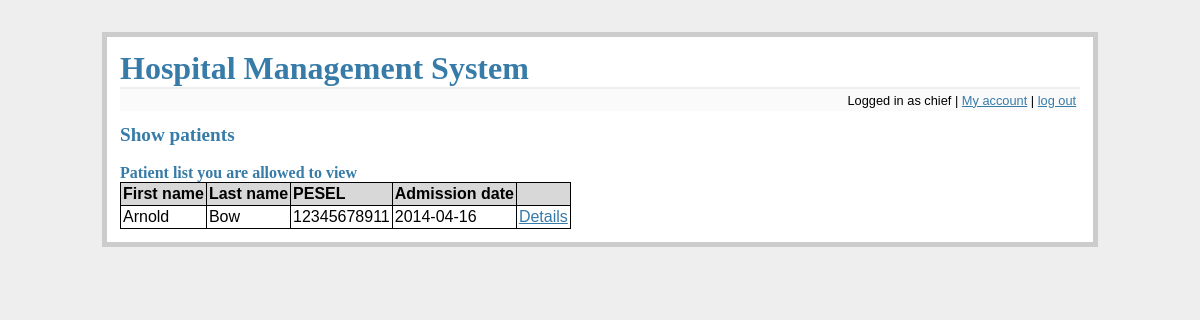
Page /show_patients (signed in) on the earlier database version.
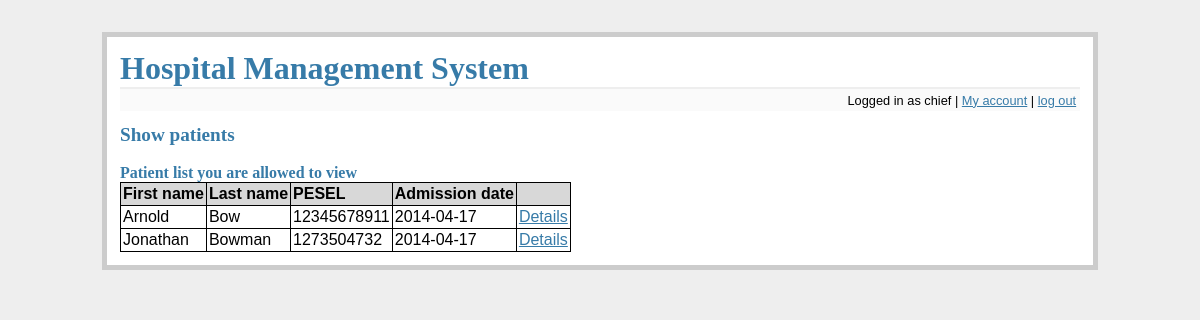
Same page on the later database version.
### tables this page shows
CREATE TABLE patients (
    pesel integer primary key,
    fname text not null,
    lname text not null,
    birth date not null
);

CREATE TABLE files (
    id integer primary key autoincrement,
    patient_pesel integer not null,
    admission_d date not null,
    discharge_d date,
    
    foreign key(patient_pesel) references patients(pesel)
);

### flaskr.py (the view)
@app.route('/show_patients', methods=['GET'])
def show_patients():
    error = None
    db = get_db()
    position = get_position(db, session['username'])
    if 'logged_in' not in session or not session['logged_in'] or position not in ['Admin', 'Head physician', 'Doctor', 'Nurse']:
        flash('You do not have rights to access this part of website')
        return redirect(url_for('main_screen'))
    if position in ['Admin', 'Head physician']:
        cur = db.execute('select p.fname, p.lname, p.pesel, f.admission_d from files f join patients p on f.patient_pesel = p.pesel where f.discharge_d is null')
        patients = cur.fetchall()
    else:
        patients = get_patients_allowed(db, session['username'])
    return render_template('show_patients.html', patients=patients)

### flaskr.py (called while the page is built)
def connect_db():
    rv = sqlite3.connect(app.config['DATABASE'])
    rv.row_factory = sqlite3.Row
    return rv

def get_db():
    if not hasattr(g, 'sqlite_db'):
        g.sqlite_db = connect_db()
    return g.sqlite_db

### tools.py (called while the page is built)
def get_position(db, user):
    cur = db.execute('select p.name from employees as e join positions as p on e.position_id = p.id where e.login = ?', [user])
    res = cur.fetchone()
    return res[0] if res else None

### templates/show_patients.html
{% extends "layout.html" %}
{% block body %}
    <h2>Show patients</h2>
  <br/>
  <h3>Patient list you are allowed to view</h3>
  <table class=dbtable>
  <tr><td>First name<td>Last name<td>PESEL<td>Admission date<td>&nbsp;
  {% for row in patients %}
  <tr>
      {% for d in row %}
          <td>{{ d }}
      {% endfor %}
      <td><a href="{{ url_for('patient_details', patient=row[2]) }}">Details
  </tr>
  {% endfor %}
  </table>
{% endblock %}

Differences in the rows shown:
changed files (number 1 of 2 on the later page): admission_d "2014-04-16" → "2014-04-17"
added files: admission_d "2014-04-17"
added patients: fname "Jonathan", lname "Bowman", pesel "1273504732"
